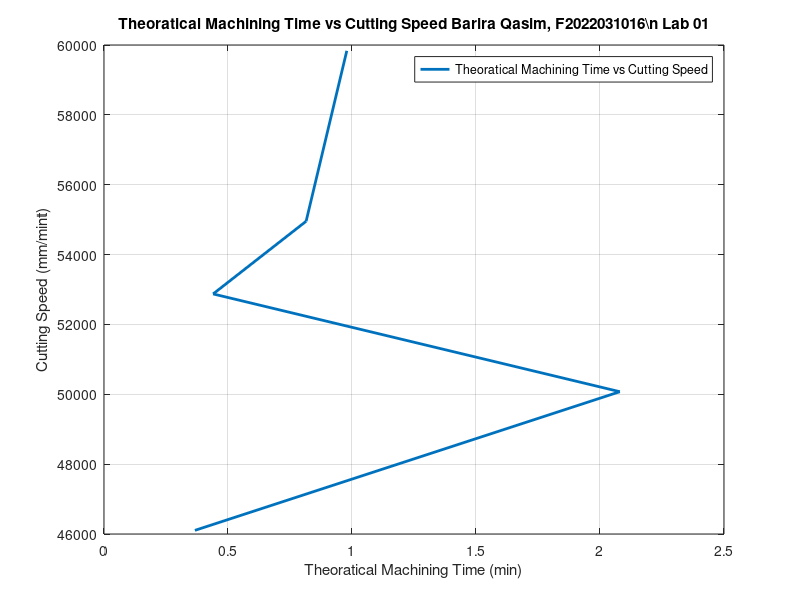

MATLAB code to generate this figure:
% Machine Tools and Machining/ Machinig Processes Lab 
% Student Name: "Enter Your Student Name"
% Student ID: "Enter Your Student ID"
% Lab 01: Introduction to lathe Machine perform straight turning and calculate machining time.

% Graphs
% Draw a Graph between the Theoratical Machining Time and Cutting Speed
% Given Data
Theoratical_Machining_Time = [0.3665, 2.08, 0.44, 0.815, 0.979];
Cutting_Speed = [46104.1, 50073.84, 52873, 54953.62, 59833.94];

% Plotting 
plot(Theoratical_Machining_Time, Cutting_Speed, 'Linewidth', 2);

% Cutomization
xlabel ('Theoratical Machining Time (min)');
ylabel ('Cutting Speed (mm/mint)');
title ('Theoratical Machining Time vs Cutting Speed Barira Qasim, F2022031016\n Lab 01')
legend ('Theoratical Machining Time vs Cutting Speed');
grid on;
